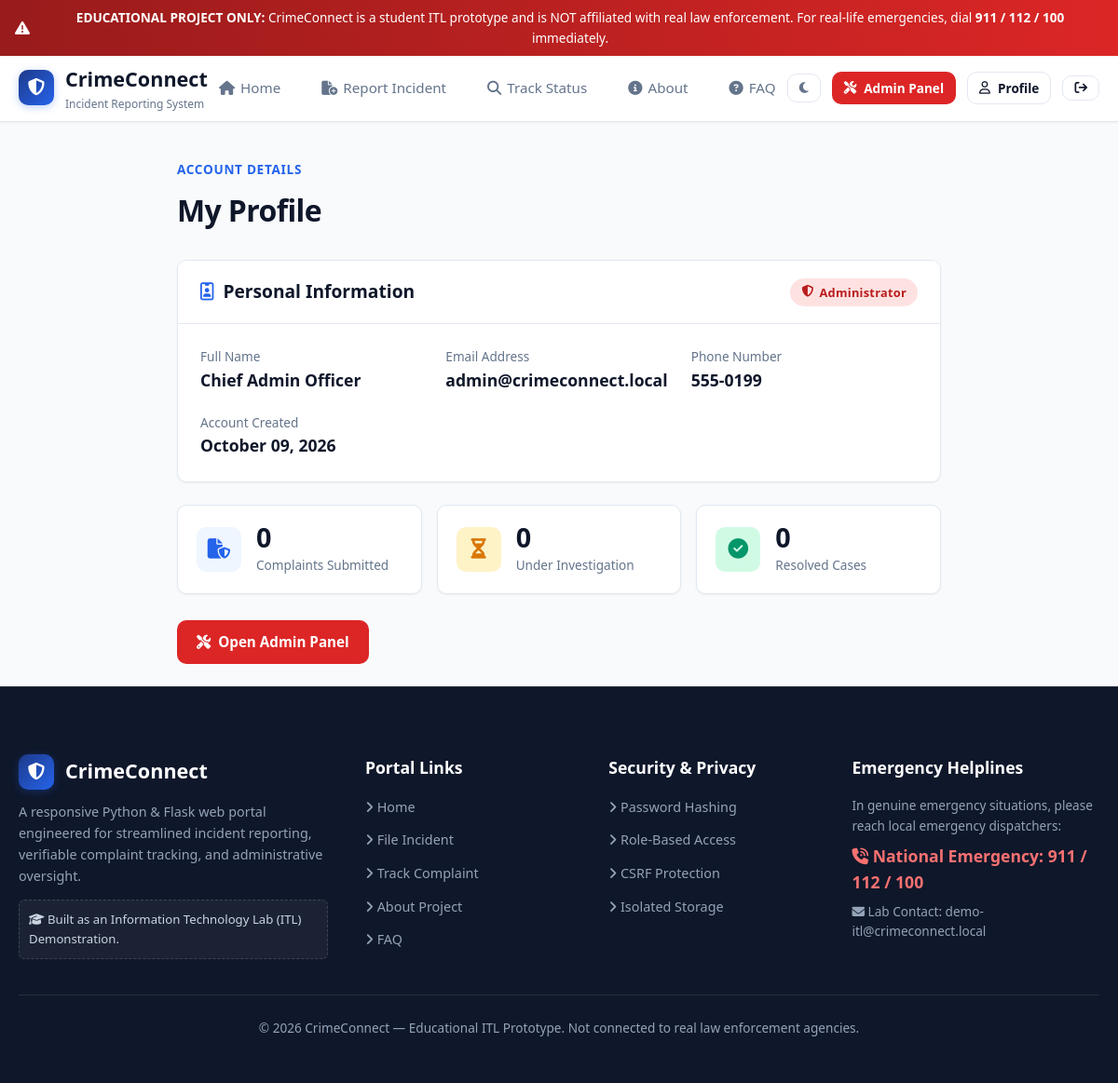
Screenshot of /profile (signed in) with the database file from the repository.
### models.py (models this page shows, shortened)
class User(UserMixin, db.Model):
    __tablename__ = 'users'
    id = db.Column(db.Integer, primary_key=True)
    full_name = db.Column(db.String(120), nullable=False)
    email = db.Column(db.String(120), unique=True, nullable=False, index=True)
    phone = db.Column(db.String(20), nullable=True)
    password_hash = db.Column(db.String(255), nullable=False)
    role = db.Column(db.String(20), default='user', nullable=False)  # 'user' or 'admin'
    created_at = db.Column(db.DateTime, default=get_utc_now, nullable=False)
    complaints = db.relationship('Complaint', backref='complainant', lazy=True, cascade='all, delete-orphan')
    admin_notes = db.relationship('AdminNote', backref='author', lazy=True)
    history_entries = db.relationship('ComplaintHistory', backref='changer', lazy=True)
    @property
    def is_admin(self):
        return self.role == 'admin'

### routes/auth.py (the view)
@auth_bp.route('/profile')
@login_required
def profile():
    total_submitted = Complaint.query.filter_by(user_id=current_user.id).count()
    resolved = Complaint.query.filter_by(
        user_id=current_user.id,
        status=Complaint.STATUS_RESOLVED
    ).count()
    under_review = Complaint.query.filter_by(
        user_id=current_user.id,
        status=Complaint.STATUS_UNDER_REVIEW
    ).count()
    return render_template(
        'profile.html',
        total_submitted=total_submitted,
        resolved=resolved,
        under_review=under_review
    )

### models.py (called while the page is built)
@login_manager.user_loader
def load_user(user_id):
    return User.query.get(int(user_id))

### templates/profile.html (shortened to what this page needs)
{% extends 'base.html' %}
{% block content %}
<div class="container" style="max-width: 860px;">
  <div class="section-header" style="text-align: left; margin-bottom: 28px;">
    <span class="section-tag">Account Details</span>
    <h1 class="section-title">My Profile</h1>
  </div>
  <div class="card" style="margin-bottom: 24px;">
    <div class="card-header">
      <h3><i class="fa-regular fa-id-badge" style="color: var(--accent-blue);"></i> Personal Information</h3>
      {% if current_user.is_admin %}
        <span class="badge badge-role-admin"><i class="fa-solid fa-shield-halved"></i> Administrator</span>
      {% else %}
        <span class="badge badge-role-user"><i class="fa-solid fa-user"></i> Registered Citizen</span>
      {% endif %}
    </div>
    <div class="card-body">
      <div style="display: grid; grid-template-columns: repeat(auto-fit, minmax(240px, 1fr)); gap: 20px;">
        <div>
          <label style="font-size: 0.85rem; color: var(--text-muted); display: block;">Full Name</label>
          <strong style="font-size: 1.1rem; color: var(--text-main);">{{ current_user.full_name }}</strong>
        </div>
        <div>
          <label style="font-size: 0.85rem; color: var(--text-muted); display: block;">Email Address</label>
          <strong style="font-size: 1.1rem; color: var(--text-main);">{{ current_user.email }}</strong>
        </div>
        <div>
          <label style="font-size: 0.85rem; color: var(--text-muted); display: block;">Phone Number</label>
          <strong style="font-size: 1.1rem; color: var(--text-main);">{{ current_user.phone or 'Not Provided' }}</strong>
        </div>
        <div>
          <label style="font-size: 0.85rem; color: var(--text-muted); display: block;">Account Created</label>
          <strong style="font-size: 1.1rem; color: var(--text-main);">{{ current_user.created_at.strftime('%B %d, %Y') }}</strong>
        </div>
      </div>
    </div>
  </div>
  <div class="stats-grid">
    <div class="stat-card">
      <div class="stat-icon primary">
        <i class="fa-solid fa-file-shield"></i>
      </div>
      <div>
        <div class="stat-value">{{ total_submitted }}</div>
        <div class="stat-label">Complaints Submitted</div>
      </div>
    </div>
    <div class="stat-card">
      <div class="stat-icon warning">
        <i class="fa-solid fa-hourglass-half"></i>
      </div>
      <div>
        <div class="stat-value">{{ under_review }}</div>
        <div class="stat-label">Under Investigation</div>
      </div>
    </div>
    <div class="stat-card">
      <div class="stat-icon success">
        <i class="fa-solid fa-circle-check"></i>
      </div>
      <div>
        <div class="stat-value">{{ resolved }}</div>
        <div class="stat-label">Resolved Cases</div>
      </div>
    </div>
  </div>
  <div style="display: flex; gap: 12px; margin-top: 16px;">
    {% if current_user.is_admin %}
      <a href="{{ url_for('admin.dashboard') }}" class="btn btn-danger">
        <i class="fa-solid fa-screwdriver-wrench"></i> Open Admin Panel
      </a>
    {% endif %}
  </div>
</div>
{% endblock %}

### static/css/style.css (style rules this page uses)
:root { --primary-navy: #0f172a; --secondary-navy: #1e293b; --accent-blue: #2563eb; --accent-blue-hover: #1d4ed8; --accent-blue-light: #eff6ff; --crimson-red: #dc2626; --crimson-red-light: #fee2e2; --warning-amber: #d97706; --warning-amber-light: #fef3c7; --success-green: #059669; --success-green-light: #d1fae5; --purple-accent: #7c3aed; --purple-light: #ede9fe; --bg-main: #f8fafc; --bg-card: #ffffff; --bg-alt: #f1f5f9; --text-main: #0f172a; --text-muted: #64748b; --text-light: #94a3b8; --border-color: #e2e8f0; --border-focus: #3b82f6; --shadow-sm: 0 1px 2px 0 rgba(0, 0, 0, 0.05); --shadow-md: 0 4px 6px -1px rgba(0, 0, 0, 0.08), 0 2px 4px -1px rgba(0, 0, 0, 0.04); --shadow-lg: 0 10px 15px -3px rgba(0, 0, 0, 0.08), 0 4px 6px -2px rgba(0, 0, 0, 0.04); --shadow-xl: 0 20px 25px -5px rgba(0, 0, 0, 0.1), 0 10px 10px -5px rgba(0, 0, 0, 0.04); --radius-sm: 6px; --radius-md: 10px; --radius-lg: 16px; --radius-full: 9999px; --font-family: 'Segoe UI', system-ui, -apple-system, BlinkMacSystemFont, Roboto, sans-serif; --transition: all 0.2s cubic-bezier(0.4, 0, 0.2, 1); }
* { margin: 0; padding: 0; box-sizing: border-box; }
body { font-family: var(--font-family); background-color: var(--bg-main); color: var(--text-main); line-height: 1.6; min-height: 100vh; display: flex; flex-direction: column; transition: background-color 0.3s ease, color 0.3s ease; }
a { color: var(--accent-blue); text-decoration: none; transition: var(--transition); }
.btn { display: inline-flex; align-items: center; justify-content: center; gap: 8px; padding: 10px 20px; font-size: 0.95rem; font-weight: 600; border-radius: var(--radius-md); border: 1px solid transparent; cursor: pointer; transition: var(--transition); text-decoration: none !important; }
.btn-danger { background-color: var(--crimson-red); color: #ffffff !important; }
.container { max-width: 1240px; margin: 0 auto; padding: 24px 20px; width: 100%; }
.card { background-color: var(--bg-card); border: 1px solid var(--border-color); border-radius: var(--radius-md); box-shadow: var(--shadow-sm); overflow: hidden; margin-bottom: 24px; transition: var(--transition); }
.card-header { padding: 18px 24px; border-bottom: 1px solid var(--border-color); display: flex; align-items: center; justify-content: space-between; background-color: var(--bg-card); }
.card-header h3 { font-size: 1.2rem; font-weight: 700; color: var(--text-main); display: flex; align-items: center; gap: 10px; }
.card-body { padding: 24px; }
.section-header { text-align: center; margin-bottom: 36px; }
.section-tag { color: var(--accent-blue); font-size: 0.85rem; font-weight: 700; text-transform: uppercase; letter-spacing: 0.05em; margin-bottom: 8px; display: block; }
.section-title { font-size: 2rem; font-weight: 800; color: var(--text-main); letter-spacing: -0.02em; }
.stats-grid { display: grid; grid-template-columns: repeat(auto-fit, minmax(200px, 1fr)); gap: 16px; margin-bottom: 28px; }
.stat-card { background-color: var(--bg-card); border: 1px solid var(--border-color); border-radius: var(--radius-md); padding: 20px; display: flex; align-items: center; gap: 16px; box-shadow: var(--shadow-sm); }
.stat-icon { width: 48px; height: 48px; border-radius: var(--radius-md); display: flex; align-items: center; justify-content: center; font-size: 1.35rem; flex-shrink: 0; }
.stat-icon.primary { background-color: var(--accent-blue-light); color: var(--accent-blue); }
.stat-icon.warning { background-color: var(--warning-amber-light); color: var(--warning-amber); }
.stat-icon.success { background-color: var(--success-green-light); color: var(--success-green); }
.stat-value { font-size: 1.8rem; font-weight: 800; line-height: 1; color: var(--text-main); }
.stat-label { font-size: 0.85rem; color: var(--text-muted); font-weight: 500; margin-top: 4px; }
.badge { display: inline-flex; align-items: center; gap: 6px; padding: 5px 12px; border-radius: var(--radius-full); font-size: 0.8rem; font-weight: 600; letter-spacing: 0.02em; }
.badge-role-admin { background-color: #fee2e2; color: #b91c1c; }

### rows the page displays
User: full_name "Chief Admin Officer", email "admin@crimeconnect.local", phone "555-0199", created_at "October 09, 2026"

### other values shown
{{ total_submitted }} "0"
{{ under_review }} "0"
{{ resolved }} "0"
{{ current_year }} "2026"
